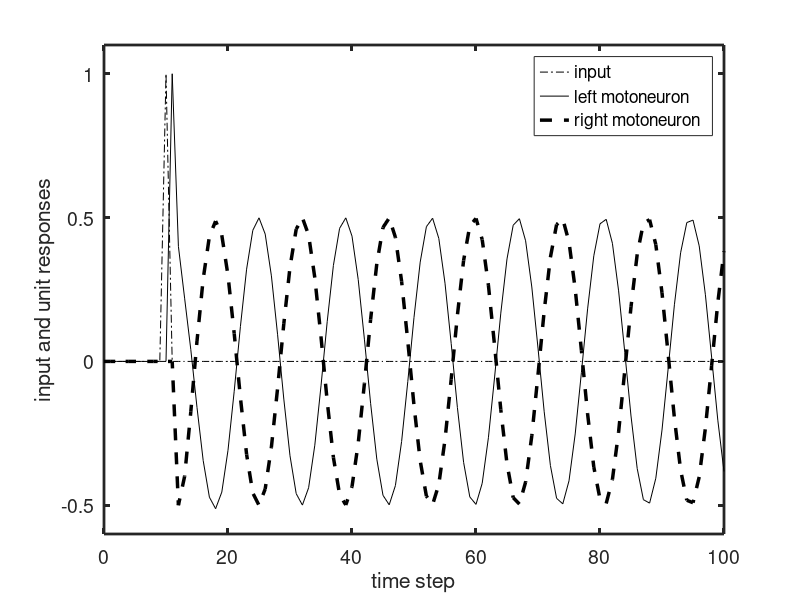
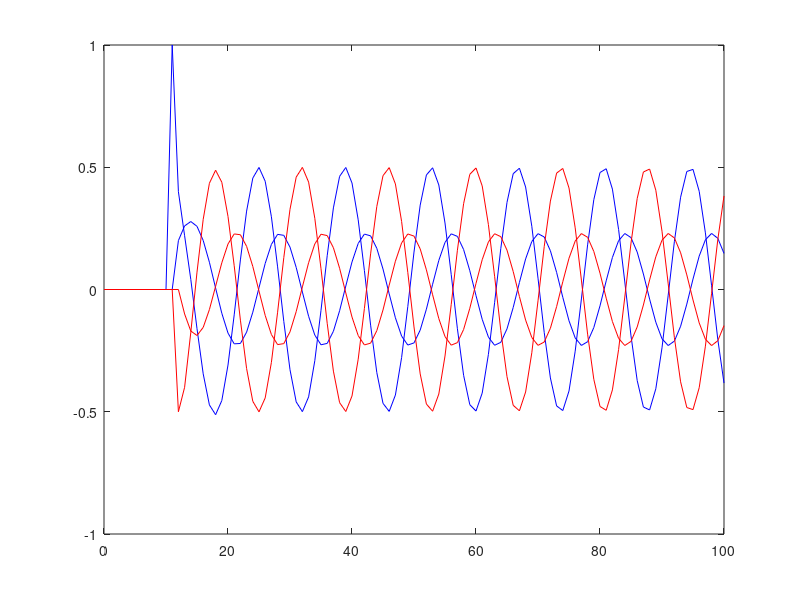

The MATLAB source for these figures, in order:
% WilsonCPG.m
% this script implements a linear version of Wilson's 
% locust flight central pattern generator (CPG)

v1=0; v2=1; v3=0; v4=0; % set input weights
w11=0.9; w12=0.2; w13=0; w14=0; % feedback weights to unit one
w21=-0.95; w22=0.4; w23=-0.5; w24=0; % weights to unit two
w31=0; w32=-0.5; w33=0.4; w34=-0.95; % weights to unit three
w41=0; w42=0; w43=0.2; w44=0.9; % feedback weights to unit four
V=[v1;v2;v3;v4]; % compose input weight matrix (vector)
W=[w11 w12 w13 w14;w21 w22 w23 w24; % compose feedback...
   w31 w32 w33 w34;w41 w42 w43 w44]; % weight matrix

tEnd=100; % set end time
tVec=0:tEnd; % set time vector
nTs=tEnd+1; % find number of time steps
x=zeros(1,nTs); % zero input vector
fly=11; % set time to start flying
x(fly)=1; % set input to one at fly time

y=zeros(4,nTs); % zero output vector
for t=2:nTs, % for each time step
    y(:,t)=W*y(:,t-1) + V*x(t-1); % compute output
end % end loop

[eVec,eVal]=eig(W); % find eigenvalues and eigenvectors
eVal=diag(eVal); % extract eigenvalues
magEVal=abs(eVal); % find magnitude of eigenvalues
angEVal=angle(eVal)./(2*pi); % find angles of eigenvalues
[eVec eVal magEVal angEVal] % show eigenvectors, eigenvalues, magnitude


% plot results (units y2 and y3 only)
clf
plot(tVec,x,'k-.',tVec,y(2,:),'k',tVec,y(3,:),'k--','linewidth',2.5)
axis([0 tEnd -0.6 1.1])
xlabel('time step','fontsize',14)
ylabel('input and unit responses','fontsize',14)
legend('input','left motoneuron','right motoneuron')
set(gca,'fontsize',14)
set(gca,'linewidth',2)


figure(2)
plot(tVec,y(1,:),'b',tVec,y(2,:),'b',tVec,y(3,:),'r',tVec,y(4,:),'r')
